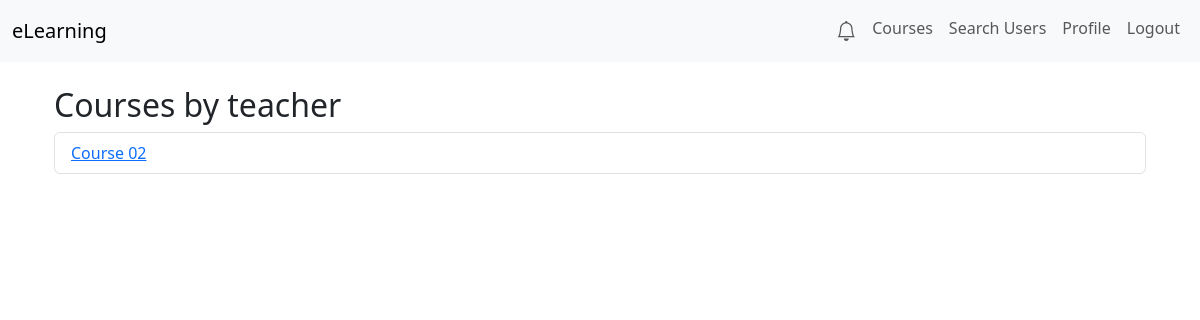
The app's page /courses/by-teacher/2/ (signed in), older data.
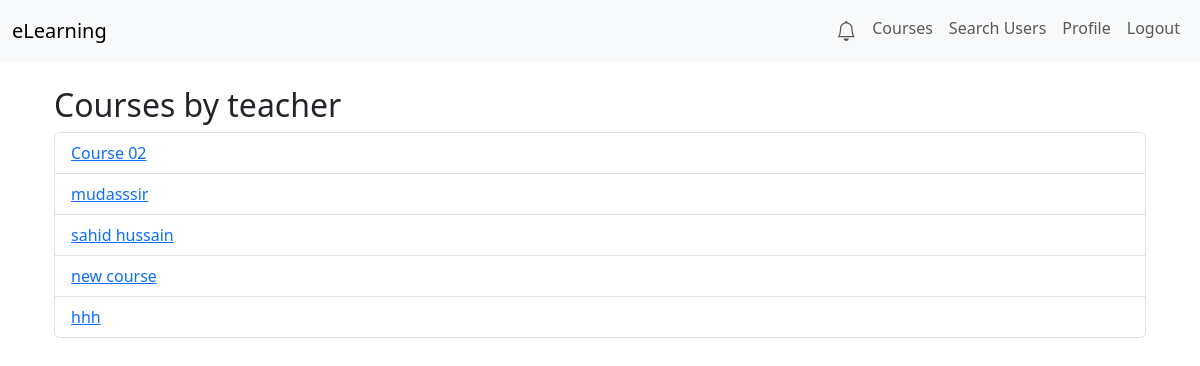
The same page, newer data.
### courses/models.py (models this page shows, shortened)
class Course(models.Model):
    title = models.CharField(max_length=200)
    description = models.TextField()
    teacher = models.ForeignKey(
        settings.AUTH_USER_MODEL,
        on_delete=models.CASCADE,
        related_name='courses'
    )
    created_at = models.DateTimeField(auto_now_add=True)

### courses/views.py (the view)
# urls.py: path('by-teacher/<int:teacher_id>/', views.teacher_course_list, name='teacher-course-list'),
@login_required
def teacher_course_list(request, teacher_id):
    teacher = get_object_or_404(User, pk=teacher_id, role='Teacher')
    courses = teacher.courses.all()
    return render(request, 'courses/teacher_course_list.html', {
        'teacher': teacher,
        'courses': courses,
    })

### users/context_processors.py (called while the page is built)
def unread_notifications(request):
    if request.user.is_authenticated:
        count = request.user.notifications.filter(is_read=False).count()
        return {'unread_count': count}
    else:
        return {'unread_count': 0}

### courses/templates/courses/teacher_course_list.html
{% extends "base.html" %}
{% block content %}
<div class="container mt-4">
    <h2>Courses by {{ teacher.username }}</h2>
    {% if courses %}
        <ul class="list-group">
        {% for course in courses %}
            <li class="list-group-item">
                <a href="{% url 'courses:course-detail' course.id %}">{{ course.title }}</a>
            </li>
        {% endfor %}
        </ul>
    {% else %}
        <p>{{ teacher.username }} has not created any courses yet.</p>
    {% endif %}
</div>
{% endblock %}

Row changes from the older to the newer data that the page shows:
added Course: title "mudasssir"
added Course: title "sahid hussain"
added Course: title "new course"
added Course: title "hhh"
